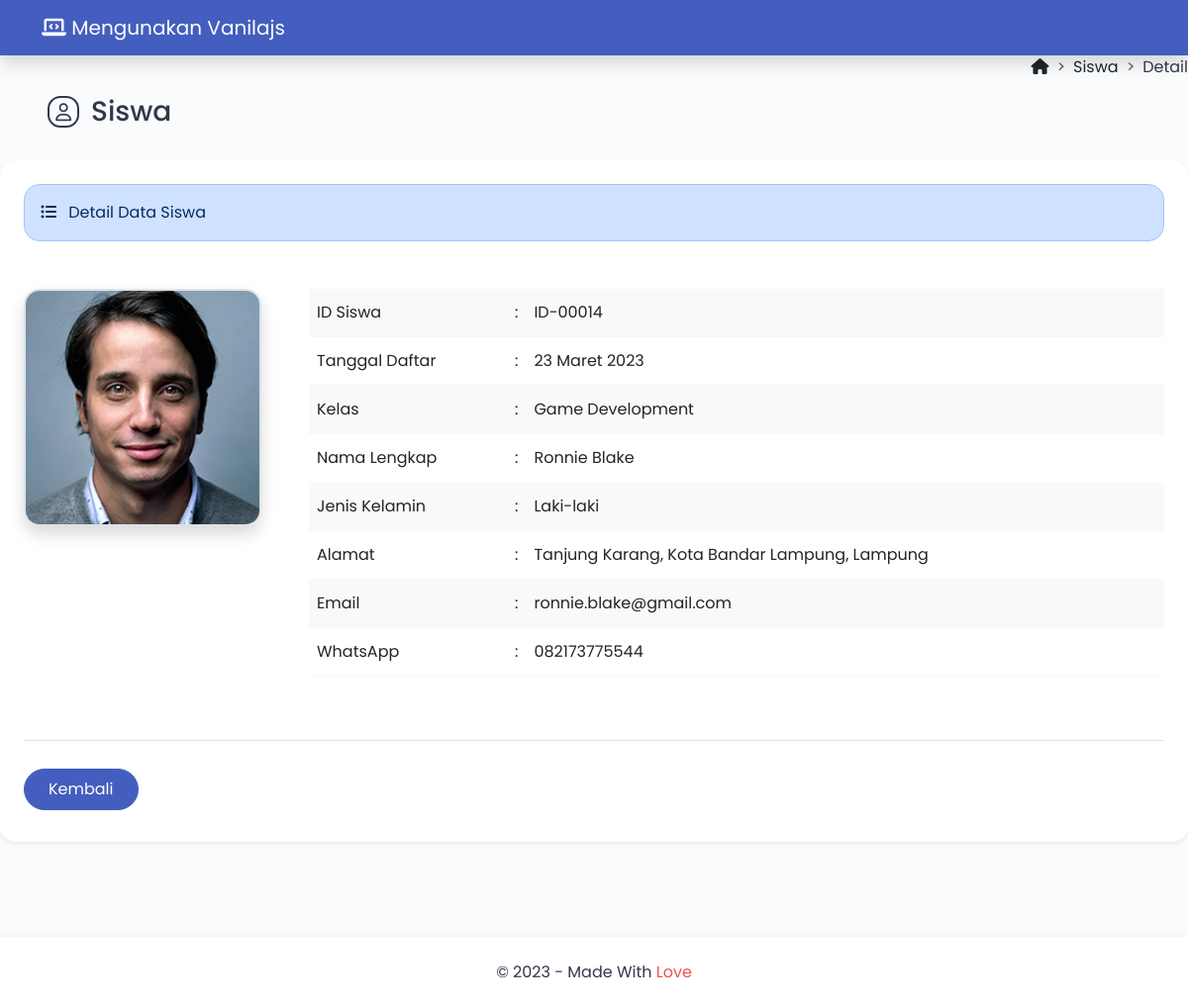
Screenshot of /?halaman=detail&id=ID-00014 with the database file from the repository.
### tables this page shows
CREATE TABLE `tbl_siswa` (
  `id_siswa` varchar(8) NOT NULL,
  `tanggal_daftar` date NOT NULL,
  `kelas` varchar(30) NOT NULL,
  `nama_lengkap` varchar(50) NOT NULL,
  `jenis_kelamin` enum('Laki-laki','Perempuan') NOT NULL,
  `alamat` varchar(255) NOT NULL,
  `email` varchar(50) NOT NULL,
  `whatsapp` varchar(13) NOT NULL,
  `foto_profil` varchar(100) NOT NULL
);

### helper/fungsi_tanggal_indo.php (called while the page is built, shortened)
<?php
function tanggal_indo($tanggal)
{
    $bulan = array(
        1 => 'Januari',
            'Februari',
            'Maret',
            'April',
            'Mei',
            'Juni',
            'Juli',
            'Agustus',
            'September',
            'Oktober',
            'November',
            'Desember'
    );
    $explode = explode('-', $tanggal);
    return $explode[2] . ' ' . $bulan[(int)$explode[1]] . ' ' . $explode[0];
}

### tampil_detail.php (the view, shortened to what this page needs)
<?php
include 'config/database.php';
if (isset($_GET['id'])) {
    $id_siswa = $_GET['id'];
    if ($stmt = $db->prepare("SELECT * FROM tbl_siswa WHERE id_siswa = ?")) {
        $stmt->bind_param("s", $id_siswa);
        $stmt->execute();
        $result = $stmt->get_result();
        if ($data = $result->fetch_assoc()) {
        } else {
            die('Data siswa tidak ditemukan.');
        }
    } else {
        die('Gagal mempersiapkan query: ' . $db->error);
    }
} else {
    die('ID siswa tidak ditemukan.');
}
?>
<div class="d-flex flex-column flex-lg-row mt-5 mb-4">
    <div class="flex-grow-1 d-flex align-items-center mt-5 ms-5">
        <i class="fa-regular fa-user icon-title"></i>
        <h3>Siswa</h3>
    </div>
    <div class="ms-5 ms-lg-0 pt-lg-2">
        <nav style="--bs-breadcrumb-divider: '>';" aria-label="breadcrumb">
            <ol class="breadcrumb">
                <li class="breadcrumb-item"><a href="#" class="text-dark text-decoration-none"><i class="fa-solid fa-house"></i></a></li>
                <li class="breadcrumb-item"><a href="?halaman=data" class="text-dark text-decoration-none">Siswa</a></li>
                <li class="breadcrumb-item" aria-current="page">Detail</li>
            </ol>
        </nav>
    </div>
</div>
<div class="bg-white rounded-4 shadow-sm p-4 mb-5">
    <div class="alert alert-primary rounded-4 mb-5" role="alert">
        <i class="fa-solid fa-list-ul me-2"></i> Detail Data Siswa
    </div>
    <div class="d-flex flex-column flex-xl-row">
        <div class="flex-shrink-0 text-center mb-5 mb-xl-0">
            <div class="foto-profil-detail">
                <img src="images/<?php echo htmlspecialchars($data['foto_profil']); ?>" class="border border-2 img-fluid rounded-4 shadow" alt="Foto Profil" width="240" height="240">
            </div>
        </div>
        <div class="flex-grow-1 text-muted fw-light ms-xl-5">
            <div class="table-responsive">
                <table class="table table-striped lh-lg">
                    <tr>
                        <td width="200">ID Siswa</td>
                        <td width="10">:</td>
                        <td><?php echo htmlspecialchars($data['id_siswa']); ?></td>
                    </tr>
                    <tr>
                        <td>Tanggal Daftar</td>
                        <td>:</td>
                        <td><?php echo htmlspecialchars(tanggal_indo($data['tanggal_daftar'])); ?></td>
                    </tr>
                    <tr>
                        <td>Kelas</td>
                        <td>:</td>
                        <td><?php echo htmlspecialchars($data['kelas']); ?></td>
                    </tr>
                    <tr>
                        <td>Nama Lengkap</td>
                        <td>:</td>
                        <td><?php echo htmlspecialchars($data['nama_lengkap']); ?></td>
                    </tr>
                    <tr>
                        <td>Jenis Kelamin</td>
                        <td>:</td>
                        <td><?php echo htmlspecialchars($data['jenis_kelamin']); ?></td>
                    </tr>
                    <tr>
                        <td>Alamat</td>
                        <td>:</td>
                        <td><?php echo htmlspecialchars($data['alamat']); ?></td>
                    </tr>
                    <tr>
                        <td>Email</td>
                        <td>:</td>
                        <td><?php echo htmlspecialchars($data['email']); ?></td>
                    </tr>
                    <tr>
                        <td>WhatsApp</td>
                        <td>:</td>
                        <td><?php echo htmlspecialchars($data['whatsapp']); ?></td>
                    </tr>
                </table>
            </div>
        </div>
    </div>
    <div class="pt-4 pb-2 mt-5 border-top">
        <div class="d-grid gap-3 d-sm-flex justify-content-md-start pt-1">
            <a href="?halaman=data" class="btn btn-primary rounded-pill py-2 px-4">Kembali</a>
        </div>
    </div>
</div>

### assets/css/style.css (style rules this page uses)
body { font-family: poppins, sans-serif; background: #f9fbfd; color: #34364a; }
.icon-title { display: inline-flex; align-items: center; justify-content: center; color: #34364a; border: 2px solid #34364a; width: 18px; height: 18px; padding: 14px; font-size: 18px; border-radius: 41%; margin-right: 12px; margin-bottom: 8px; }
.btn-primary { --bs-btn-color: #fff; --bs-btn-bg: #435ebe; --bs-btn-border-color: #435ebe; --bs-btn-hover-color: #fff; --bs-btn-hover-bg: #3950a2; --bs-btn-hover-border-color: #364b98; --bs-btn-focus-shadow-rgb: 49, 132, 253; --bs-btn-active-color: #fff; --bs-btn-active-bg: #364b98; --bs-btn-active-border-color: #364b98; --bs-btn-active-shadow: inset 0 3px 5px rgba(0, 0, 0, 0.125); --bs-btn-disabled-color: #fff; --bs-btn-disabled-bg: #435ebe; --bs-btn-disabled-border-color: #435ebe; }
.table { --bs-table-striped-bg: #f9f9f9; }
tbody, td, tfoot, th, thead, tr { border-color: #f9f9f9; border-style: solid; border-width: 0; }

### rows the page displays
tbl_siswa: foto_profil (picture), id_siswa "ID-00014", tanggal_daftar "23 Maret 2023", kelas "Game Development", nama_lengkap "Ronnie Blake", jenis_kelamin "Laki-laki", alamat "Tanjung Karang, Kota Bandar Lampung, Lampung", email "ronnie.blake@gmail.com", whatsapp "082173775544"
